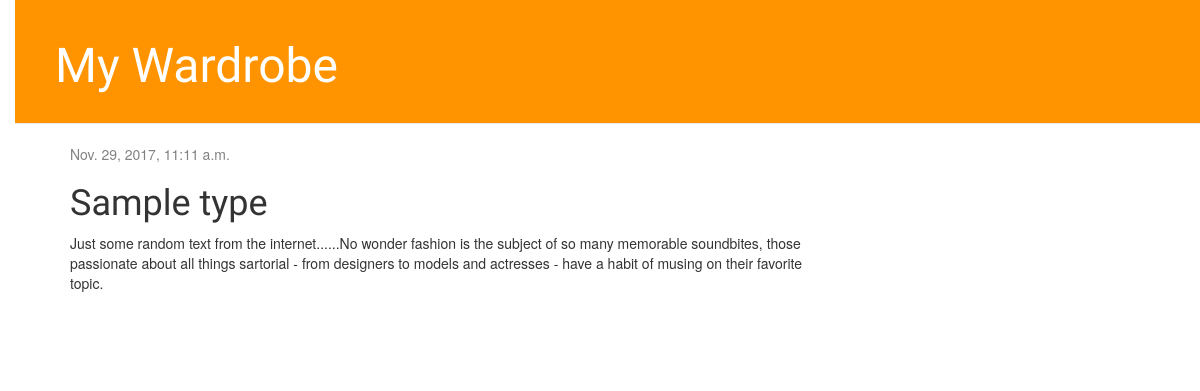
Screenshot of /post/7/ with the database file from the repository.
### wardrobe/models.py (models this page shows, shortened)
class Post(models.Model):
    owner = models.ForeignKey('auth.User')
    type = models.CharField(max_length=200)
    description = models.TextField()
    created_date = models.DateTimeField(default=timezone.now)
    published_date = models.DateTimeField(blank=True, null=True)

### wardrobe/views.py (the view)
def post_detail(request, pk):
    post = get_object_or_404(Post, pk=pk)
    return render(request, 'wardrobe/post_detail.html', {'post': post})

### wardrobe/templates/wardrobe/post_detail.html (shortened to what this page needs)
{% extends 'wardrobe/base.html' %}
{% block content %}
    <div class="post">
        {% if post.published_date %}
            <div class="date">
                {{ post.published_date }}
            </div>
        {% endif %}
        <h1>{{ post.type }}</h1>
        <p>{{ post.description|linebreaksbr }}</p>
    </div>
{% endblock %}

### wardrobe/static/css/wardrobe.css (style rules this page uses)
body { padding-left: 15px; }
h1, h2, h3, h4 { font-family: 'Lobster', cursive; }
.date { color: #828282; }
.post { margin-bottom: 70px; }

### rows the page displays
Post: published_date "Nov. 29, 2017, 11:11 a.m.", type "Sample type", description "Just some random text from the internet......No wonder fashion is the subject of so many memorable soundbites, those passionate about all things sartorial - from designers to models and actresses - have a habit of musing on their favorite topic."
